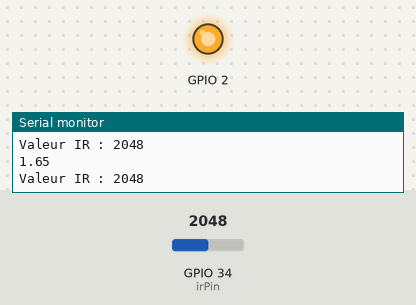
The sketch below on a simulated ESP32. On the bench: output pins drawn as LEDs (lit = HIGH), the last lines printed to the serial monitor. The inputs (shaded band) are chosen by the test bench; at power-on: GPIO 34 (irPin) = 2048.

Above: at 1.2 s.
1.3 s: GPIO 34 (irPin) set to 3982
2.8 s: GPIO 34 (irPin) set to 4050
At 3.1 s:
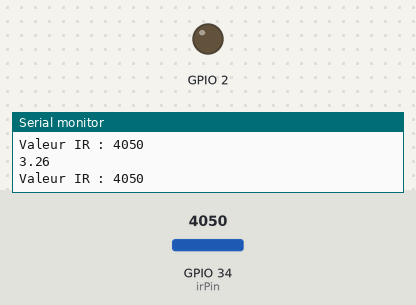
4.3 s: GPIO 34 (irPin) set to 3603
At 5.5 s:
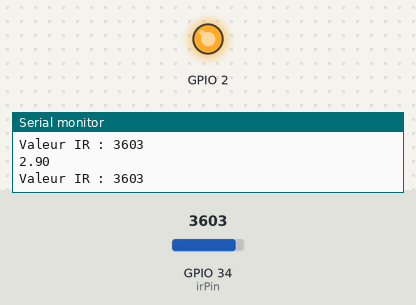
5.8 s: GPIO 34 (irPin) set to 4090
At 6.9 s:
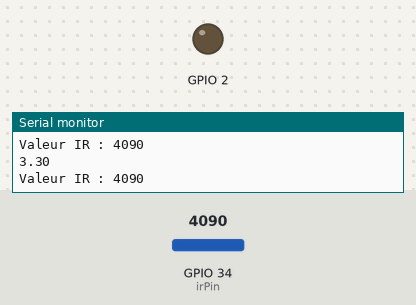
Timing chart, 0 to 8.3 s (numbered marks = the images above; inputs shaded):
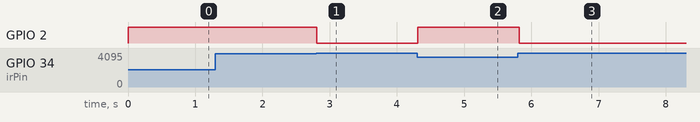

The sketch:

TestCapteurIR.ino
```cpp
const int irPin = 34;  // GPIO 34 (ADC1) pour lire la photodiode
int irValue = 0;


void setup() {
  Serial.begin(115200);
  pinMode (2, OUTPUT);
  // analogReadResolution(12);  // Résolution des ADC sur 12 bits (valeur de 0 à 4095)
  // analogSetAttenuation(ADC_11db); // Plage de tension de 0 à ~3.3V
  pinMode(irPin, INPUT);
}

void loop() {
  int rawValue = analogRead(irPin);  // Lire la valeur brute
float voltage = rawValue * (3.3 / 4095.0);  // Convertir en tension (pour une plage 0-3.3V)
Serial.println(voltage);
  Serial.print("Valeur IR : ");
  Serial.println(rawValue);

  if (rawValue < 4050)
  {
    digitalWrite (2, HIGH);
  }
  else
  digitalWrite (2, LOW);

  delay(100);  // Petit délai pour stabiliser les lectures
}
```

Measured:
- the behaviour switches between 4049 and 4050 on GPIO 34 (irPin) (found by bisection; images 0 and 1)
- after the input at 2.8 s, GPIO 2: HIGH → LOW at once
- after the input at 4.3 s, GPIO 2: LOW → HIGH at once
- after the input at 5.8 s, GPIO 2: HIGH → LOW at once
